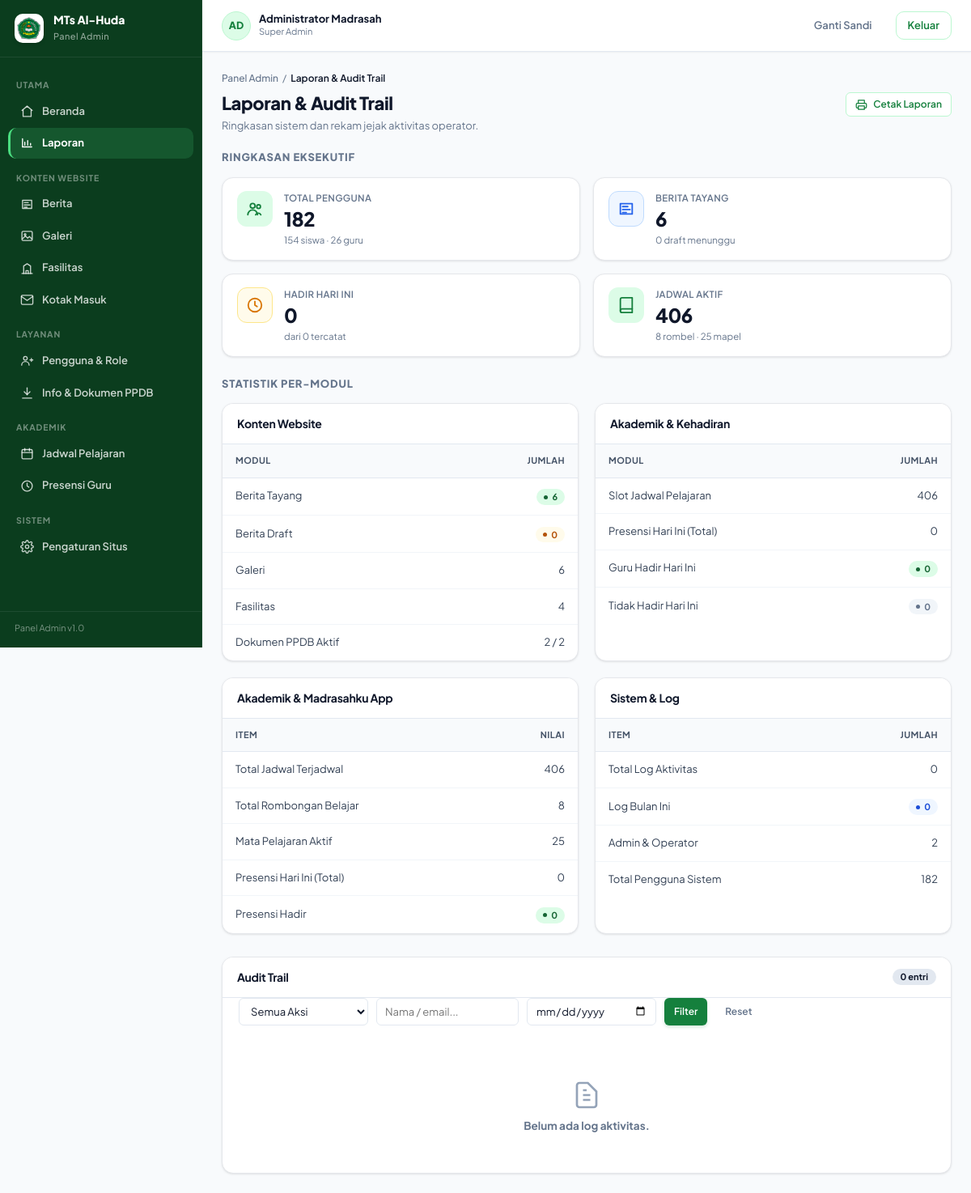
Page /admin/laporan (signed in) on the committed database.
### tables this page shows
CREATE TABLE `pengguna` (
  `id` bigint unsigned NOT NULL AUTO_INCREMENT,
  `username` varchar(60) NOT NULL,
  `email` varchar(160) DEFAULT NULL,
  `password_hash` varchar(255) NOT NULL,
  `name` varchar(120) NOT NULL,
  `nama` varchar(120) DEFAULT NULL,
  `role` enum('admin','operator','kepala','guru','siswa') NOT NULL DEFAULT 'siswa',
  `role_label` varchar(50) DEFAULT NULL,
  `phone` varchar(30) DEFAULT NULL,
  `telepon` varchar(30) DEFAULT NULL,
  `avatar_path` varchar(255) DEFAULT NULL,
  `foto_url` varchar(255) DEFAULT NULL,
  `is_active` tinyint(1) NOT NULL DEFAULT '1',
  `must_change_password` tinyint(1) NOT NULL DEFAULT '0',
  `failed_login_attempts` tinyint unsigned NOT NULL DEFAULT '0',
  `locked_until` datetime DEFAULT NULL,
  `last_login_at` datetime DEFAULT NULL,
  `last_login_ip` varchar(45) DEFAULT NULL,
  `created_at` datetime NOT NULL DEFAULT CURRENT_TIMESTAMP,
  `updated_at` datetime NOT NULL DEFAULT CURRENT_TIMESTAMP ON UPDATE CURRENT_TIMESTAMP,
  `deleted_at` datetime DEFAULT NULL,
  PRIMARY KEY (`id`),
  UNIQUE KEY `uq_pengguna_username` (`username`),
  UNIQUE KEY `uq_pengguna_email` (`email`),
  KEY `idx_pengguna_role` (`role`,`is_active`)
);

### app/Views/admin/laporan/index.php (the view, shortened to what the rows shown need)
<?php
$s = $data['summary'];
?>
<div class="breadcrumb">
    <a href="<?= base_url('admin') ?>">Panel Admin</a> / <b>Laporan &amp; Audit Trail</b>
</div>
<div class="page-head">
    <div>
        <h1>Laporan &amp; Audit Trail</h1>
        <p>Ringkasan sistem dan rekam jejak aktivitas operator.</p>
    </div>
    <div class="actions no-print">
        <button class="btn btn-outline btn-sm" onclick="window.print()">
            <svg viewBox="0 0 24 24"><path d="M6 9V3h12v6"/><rect x="6" y="14" width="12" height="7"/><path d="M6 18H4a2 2 0 0 1-2-2v-5a2 2 0 0 1 2-2h16a2 2 0 0 1 2 2v5a2 2 0 0 1-2 2h-2"/></svg>
            Cetak Laporan
        </button>
    </div>
</div>
<p class="lp-section-title">Ringkasan Eksekutif</p>
<div class="grid grid-4" style="margin-bottom:24px">
    <div class="card stat">
        <div class="stat-icon">
            <svg viewBox="0 0 24 24"><circle cx="9" cy="8" r="3.2"/><path d="M2.5 20a6.5 6.5 0 0 1 13 0"/><circle cx="17" cy="9" r="2.5"/><path d="M20 20a4 4 0 0 0-7 0"/></svg>
        </div>
        <div>
            <small>Total Pengguna</small>
            <strong><?= $s['totalSiswa'] + $s['totalGuru'] + $s['totalAdmin'] ?></strong>
            <div class="hint"><?= $s['totalSiswa'] ?> siswa · <?= $s['totalGuru'] ?> guru</div>
        </div>
    </div>
    <div class="card stat">
        <div class="stat-icon blue">
            <svg viewBox="0 0 24 24"><path d="M4 5h16v14H4z"/><path d="M7 9h7M7 13h10M7 17h5"/></svg>
        </div>
        <div>
            <small>Berita Tayang</small>
            <strong><?= $s['beritaTayang'] ?></strong>
            <div class="hint"><?= $s['beritaDraft'] ?> draft menunggu</div>
        </div>
    </div>
    <div class="card stat">
        <div class="stat-icon <?= $s['presensiHariIni'] > 0 && $s['presensiHadir'] === $s['presensiHariIni'] ? '' : 'amber' ?>">
            <svg viewBox="0 0 24 24"><circle cx="12" cy="12" r="9"/><path d="M12 7v5l3 2"/></svg>
        </div>
        <div>
            <small>Hadir Hari Ini</small>
            <strong><?= $s['presensiHadir'] ?></strong>
            <div class="hint">dari <?= $s['presensiHariIni'] ?> tercatat</div>
        </div>
    </div>
    <div class="card stat">
        <div class="stat-icon">
            <svg viewBox="0 0 24 24"><path d="M4 19.5A2.5 2.5 0 0 1 6.5 17H20"/><path d="M6.5 2H20v20H6.5A2.5 2.5 0 0 1 4 19.5v-15A2.5 2.5 0 0 1 6.5 2z"/></svg>
        </div>
        <div>
            <small>Jadwal Aktif</small>
            <strong><?= $s['jadwalTotal'] ?></strong>
            <div class="hint"><?= $s['totalKelas'] ?> rombel · <?= $s['totalMapel'] ?> mapel</div>
        </div>
    </div>
</div>
<p class="lp-section-title">Statistik Per-Modul</p>
<div class="grid-2" style="gap:20px;margin-bottom:28px">
    <div class="card">
        <div class="card-head"><h3 class="card-title">Konten Website</h3></div>
        <table class="data">
            <thead>
                <tr><th>Modul</th><th style="text-align:right">Jumlah</th></tr>
            </thead>
            <tbody>
                <tr>
                    <td>Berita Tayang</td>
                    <td style="text-align:right"><span class="pill green"><?= $s['beritaTayang'] ?></span></td>
                </tr>
                <tr>
                    <td>Berita Draft</td>
                    <td style="text-align:right"><span class="pill amber"><?= $s['beritaDraft'] ?></span></td>
                </tr>
                <tr>
                    <td>Galeri</td>
                    <td style="text-align:right"><?= $s['totalGaleri'] ?></td>
                </tr>
                <tr>
                    <td>Fasilitas</td>
                    <td style="text-align:right"><?= $s['totalFasilitas'] ?></td>
                </tr>
                <tr>
                    <td>Dokumen PPDB Aktif</td>
                    <td style="text-align:right"><?= $s['ppdbAktif'] ?> / <?= $s['ppdbTotal'] ?></td>
                </tr>
            </tbody>
        </table>
    </div>
    <div class="card">
        <div class="card-head"><h3 class="card-title">Akademik &amp; Kehadiran</h3></div>
        <table class="data">
            <thead>
                <tr><th>Modul</th><th style="text-align:right">Jumlah</th></tr>
            </thead>
            <tbody>
                <tr>
                    <td>Slot Jadwal Pelajaran</td>
                    <td style="text-align:right"><?= $s['jadwalTotal'] ?></td>
                </tr>
                <tr>
                    <td>Presensi Hari Ini (Total)</td>
                    <td style="text-align:right"><?= $s['presensiHariIni'] ?></td>
                </tr>
                <tr>
                    <td>Guru Hadir Hari Ini</td>
                    <td style="text-align:right"><span class="pill green"><?= $s['presensiHadir'] ?></span></td>
                </tr>
                <tr>
                    <td>Tidak Hadir Hari Ini</td>
                    <td style="text-align:right">
                        <?php $absen = $s['presensiHariIni'] - $s['presensiHadir']; ?>
                        <span class="pill <?= $absen > 0 ? 'red' : 'gray' ?>"><?= $absen ?></span>
                    </td>
                </tr>
            </tbody>
        </table>
    </div>
    <div class="card">
        <div class="card-head"><h3 class="card-title">Akademik &amp; Madrasahku App</h3></div>
        <table class="data">
            <thead>
                <tr><th>Item</th><th style="text-align:right">Nilai</th></tr>
            </thead>
            <tbody>
                <tr>
                    <td>Total Jadwal Terjadwal</td>
                    <td style="text-align:right"><?= $s['jadwalTotal'] ?></td>
                </tr>
                <tr>
                    <td>Total Rombongan Belajar</td>
                    <td style="text-align:right"><?= $s['totalKelas'] ?></td>
                </tr>
                <tr>
                    <td>Mata Pelajaran Aktif</td>
                    <td style="text-align:right"><?= $s['totalMapel'] ?></td>
                </tr>
                <tr>
                    <td>Presensi Hari Ini (Total)</td>
                    <td style="text-align:right"><?= $s['presensiHariIni'] ?></td>
                </tr>
                <tr>
                    <td>Presensi Hadir</td>
                    <td style="text-align:right"><span class="pill green"><?= $s['presensiHadir'] ?></span></td>
                </tr>
            </tbody>
        </table>
    </div>
    <div class="card">
        <div class="card-head"><h3 class="card-title">Sistem &amp; Log</h3></div>
        <table class="data">
            <thead>
                <tr><th>Item</th><th style="text-align:right">Jumlah</th></tr>
            </thead>
            <tbody>
                <tr>
                    <td>Total Log Aktivitas</td>
                    <td style="text-align:right"><?= $s['logTotal'] ?></td>
                </tr>
                <tr>
                    <td>Log Bulan Ini</td>
                    <td style="text-align:right"><span class="pill blue"><?= $s['logBulanIni'] ?></span></td>
                </tr>
                <tr>
                    <td>Admin &amp; Operator</td>
                    <td style="text-align:right"><?= $s['totalAdmin'] ?></td>
                </tr>
                <tr>
                    <td>Total Pengguna Sistem</td>
                    <td style="text-align:right"><?= $s['totalSiswa'] + $s['totalGuru'] + $s['totalAdmin'] ?></td>
                </tr>
            </tbody>
        </table>
    </div>
</div>
<div class="card page-break">
    <div class="card-head" style="justify-content:space-between">
        <h3 class="card-title">Audit Trail</h3>
        <span class="lp-badge"><?= number_format($data['total']) ?> entri</span>
    </div>
    <form method="get" class="lp-filter no-print" style="padding:0 20px 4px">
        <select name="aksi">
            <option value="">Semua Aksi</option>
        </select>
        <input type="text" name="user" placeholder="Nama / email..."
               value="<?= htmlspecialchars($data['filter_user'], ENT_QUOTES) ?>">
        <input type="date" name="tgl"
               value="<?= htmlspecialchars($data['filter_tgl'], ENT_QUOTES) ?>">
        <button type="submit" class="btn btn-primary btn-sm">Filter</button>
        <a href="<?= base_url('admin/laporan') ?>" class="btn btn-ghost btn-sm">Reset</a>
    </form>
    <?php if (empty($data['logs'])): ?>
        <div style="padding:48px 20px;text-align:center;color:var(--gray)">
            <svg viewBox="0 0 24 24" style="width:36px;height:36px;stroke:#94A3B8;fill:none;stroke-width:1.8;margin:0 auto 10px;display:block"><path d="M9 12h6M9 16h6M9 8h3"/><path d="M13 2H6a2 2 0 0 0-2 2v16a2 2 0 0 0 2 2h12a2 2 0 0 0 2-2V9z"/></svg>
            <b>Belum ada log aktivitas<?= ($data['filter_aksi'] || $data['filter_user'] || $data['filter_tgl']) ? ' yang cocok dengan filter.' : '.' ?></b>
        </div>
    <?php endif; ?>
</div>
<?php
$data['content'] = ob_get_clean();
require_once __DIR__ . '/../../layouts/admin.php';

### app/Views/layouts/admin.php (shortened to what the rows shown need)
<?php require_once __DIR__ . '/../../helpers.php'; ?>
<!DOCTYPE html>
<html lang="id">
<head>
    <link rel="stylesheet" href="<?= base_url('css/admin.css?v=' . (file_exists(__DIR__ . '/../../../public/css/admin.css') ? filemtime(__DIR__ . '/../../../public/css/admin.css') : '1.1')) ?>">
</head>
<body>
<div class="shell">
    <aside class="sidebar">
        <div class="side-brand">
            <img src="<?= base_url('assets/images/LOGO_MTS 1.png') ?>" alt="Logo MTs Al-Huda">
            <div>
                <b>MTs Al-Huda</b>
                <span>Panel Admin</span>
            </div>
        </div>
        <?php
        $currRoute = current_route();
        $routeParts = $currRoute === '' ? [] : explode('/', $currRoute);
        $currPage = $routeParts[1] ?? 'dashboard';
        $activeMenu = $data['active_menu'] ?? ($currPage === '' ? 'dashboard' : $currPage);
        ?>
        <nav class="side-nav">
            <div class="side-group">Utama</div>
            <a class="side-link <?= in_array($activeMenu, ['dashboard', 'admin', ''], true) ? 'on' : '' ?>" href="<?= base_url('admin') ?>">
                <svg viewBox="0 0 24 24"><path d="M3 10.5 12 3l9 7.5"/><path d="M5 9.5V21h14V9.5"/></svg>
                Beranda
            </a>
            <a class="side-link <?= $activeMenu === 'laporan' ? 'on' : '' ?>" href="<?= base_url('admin/laporan') ?>">
                <svg viewBox="0 0 24 24"><path d="M4 19V5"/><path d="M4 19h16"/><path d="M8 16v-5M13 16V8M18 16v-3"/></svg>
                Laporan
            </a>
            <div class="side-group">Konten Website</div>
            <a class="side-link <?= $activeMenu === 'berita' ? 'on' : '' ?>" href="<?= base_url('admin/berita') ?>">
                <svg viewBox="0 0 24 24"><path d="M4 5h16v14H4z"/><path d="M7 9h7M7 13h10M7 17h5"/></svg>
                Berita
            </a>
            <a class="side-link <?= $activeMenu === 'galeri' ? 'on' : '' ?>" href="<?= base_url('admin/galeri') ?>">
                <svg viewBox="0 0 24 24"><rect x="3" y="4" width="18" height="16" rx="2"/><circle cx="8.5" cy="9.5" r="1.5"/><path d="m4 17 5-5 4 4 3-3 4 4"/></svg>
                Galeri
            </a>
            <a class="side-link <?= $activeMenu === 'fasilitas' ? 'on' : '' ?>" href="<?= base_url('admin/fasilitas') ?>">
                <svg viewBox="0 0 24 24"><path d="M3 21h18"/><path d="M6 21V8l6-4 6 4v13"/><path d="M10 21v-5h4v5"/></svg>
                Fasilitas
            </a>
            <a class="side-link <?= $activeMenu === 'kontak' ? 'on' : '' ?>" href="<?= base_url('admin/kontak') ?>">
                <svg viewBox="0 0 24 24"><path d="M4 4h16c1.1 0 2 .9 2 2v12c0 1.1-.9 2-2 2H4c-1.1 0-2-.9-2-2V6c0-1.1.9-2 2-2z"/><polyline points="22,6 12,13 2,6"/></svg>
                Kotak Masuk
            </a>
            <div class="side-group">Layanan</div>
            <a class="side-link <?= $activeMenu === 'pengguna' ? 'on' : '' ?>" href="<?= base_url('admin/pengguna') ?>">
                <svg viewBox="0 0 24 24"><circle cx="9" cy="8" r="3.2"/><path d="M2.5 20a6.5 6.5 0 0 1 13 0"/><path d="M17 11h5M19.5 8.5v5"/></svg>
                Pengguna &amp; Role
            </a>
            <a class="side-link <?= $activeMenu === 'ppdb' ? 'on' : '' ?>" href="<?= base_url('admin/ppdb') ?>">
                <svg viewBox="0 0 24 24"><path d="M12 3v12"/><path d="m7 10 5 5 5-5"/><path d="M4 21h16"/></svg>
                Info &amp; Dokumen PPDB
            </a>
            <div class="side-group">Akademik</div>
            <a class="side-link <?= $activeMenu === 'jadwal' ? 'on' : '' ?>" href="<?= base_url('admin/jadwal') ?>">
                <svg viewBox="0 0 24 24"><rect x="3" y="5" width="18" height="16" rx="2"/><path d="M3 10h18M8 3v4M16 3v4"/></svg>
                Jadwal Pelajaran
            </a>
            <a class="side-link <?= $activeMenu === 'presensi' ? 'on' : '' ?>" href="<?= base_url('admin/presensi') ?>">
                <svg viewBox="0 0 24 24"><circle cx="12" cy="12" r="9"/><path d="M12 7v5l3 2"/></svg>
                Presensi Guru
            </a>
            <div class="side-group">Sistem</div>
            <a class="side-link <?= $activeMenu === 'pengaturan' ? 'on' : '' ?>" href="<?= base_url('admin/pengaturan') ?>">
                Pengaturan Situs
            </a>
        </nav>
        <div class="side-foot">Panel Admin v1.0</div>
    </aside>
    <div class="main">
        <header class="topbar">
            <div class="top-user">
                <div class="avatar"><?= htmlspecialchars(strtoupper(mb_substr((string) ($data['user']['name'] ?? 'A'), 0, 2)), ENT_QUOTES, 'UTF-8') ?></div>
                <div>
                    <b><?= htmlspecialchars((string) ($data['user']['name'] ?? ''), ENT_QUOTES, 'UTF-8') ?></b>
                    <span><?= htmlspecialchars((string) ($data['role'] ?? ''), ENT_QUOTES, 'UTF-8') ?></span>
                </div>
            </div>
            <a class="btn btn-ghost" href="<?= base_url('admin/ganti-sandi') ?>">Ganti Sandi</a>
            <form method="post" action="<?= base_url('admin/logout') ?>" style="margin:0">
                <button type="submit" class="btn btn-outline">Keluar</button>
            </form>
        </header>
        <div class="content">
            <?= $data['content'] ?>
        </div>
    </div>
</div>
</body>
</html>

### rows in the picture
pengguna: name "AD", name "Administrator Madrasah", role_label "Super Admin", $s['totalSiswa'] + $s['totalGuru'] + $s['totalAdmin'] "182", role_label "154", role_label "26", role_label "6", role_label "0", role_label "406", role_label "8", role_label "25", role_label "4", role_label "2", must_change_password "0"
